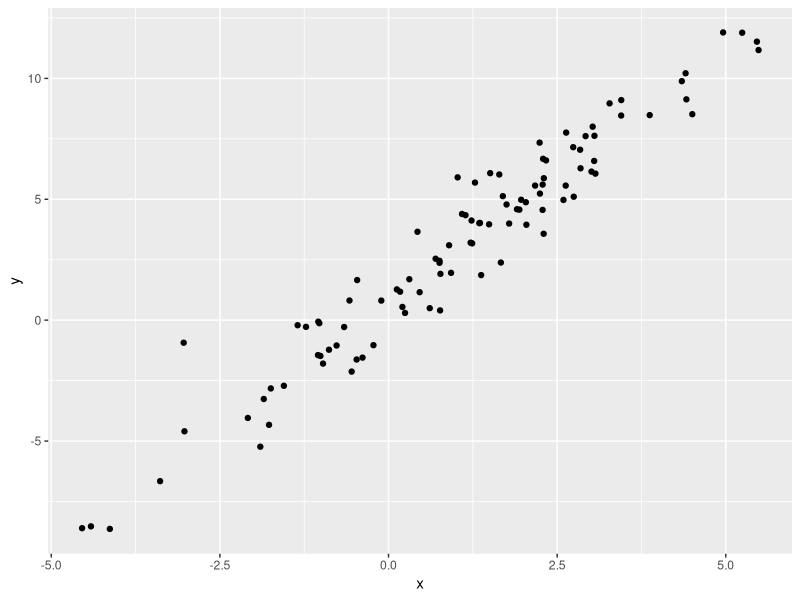

R code for this plot:
## ---- chunk 1
library(tidyverse)
## ---- chunk 2
plot_df = 
  tibble(
    x = rnorm(100, mean = 1, sd = 2),
    y = 1 + 2 * x + rnorm(100)
  )

plot_df |> 
  ggplot(aes(x=x, y=y)) +
  geom_point()
